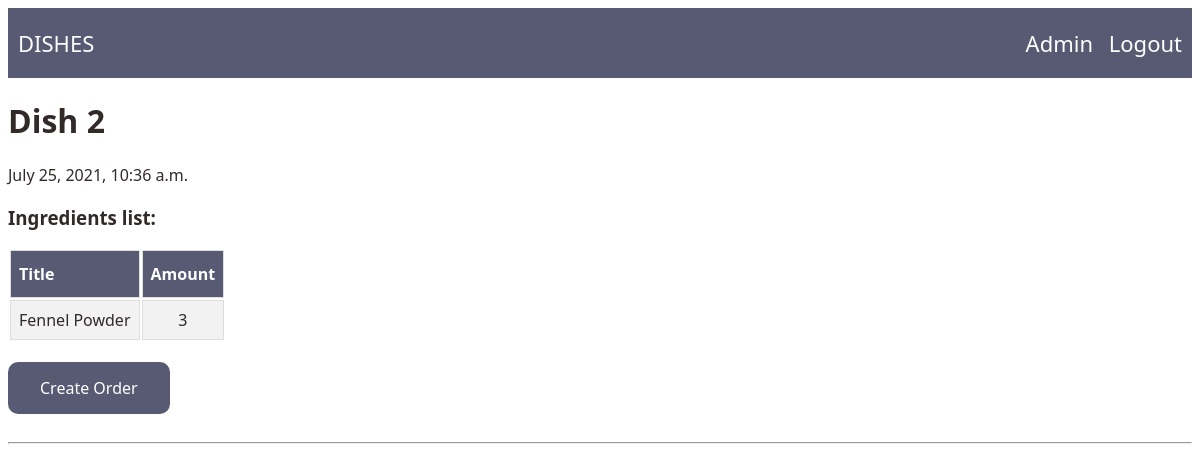
Before: /dishes-ordering/dish/2/ with the older database file.
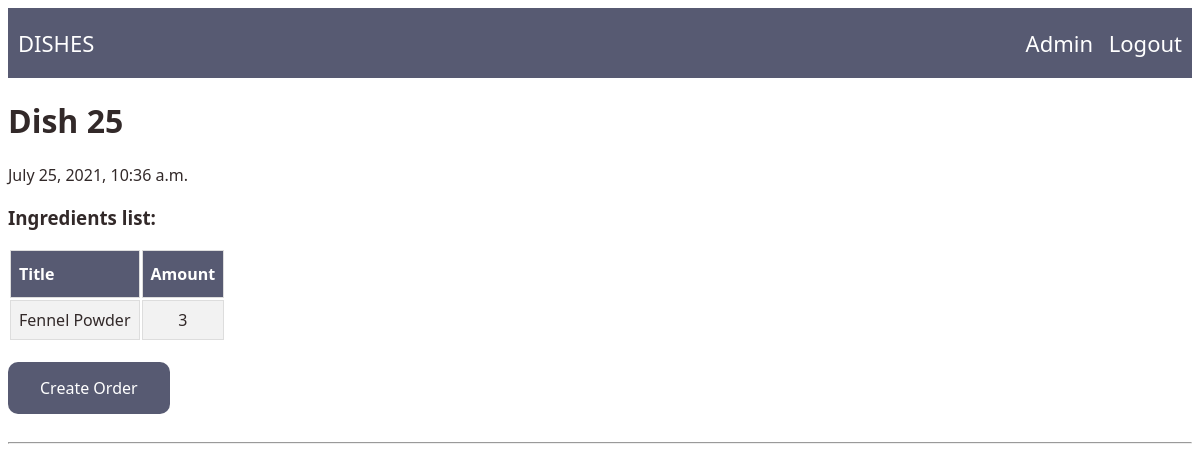
After: the same page with the newer database file.
### dishes/models.py (models this page shows, shortened)
class Dish(models.Model):
    name = models.CharField(max_length=100, unique=True)
    ingredients = models.ManyToManyField('Ingredient', through='DishIngredients')
    created_at = models.DateTimeField(auto_now_add=True)
    class Meta:
        ordering = ['-created_at']

### dishes/views.py (the view)
# urls.py: path('dish/<int:pk>/', views.DishSingleView.as_view(), name='single_dish'),
class DishSingleView(DetailView):
    model = Dish
    template_name = 'dish/single-dish.html'
    context_object_name = 'dish'

### dishes/templates/dish/single-dish.html
{% extends "base.html" %}
{% block content %}
<div class="navigation_menu">
    <div class="navigation_menu_left">
        <a href="/dishes-ordering/dishes" class="active">dishes</a>
    </div>
    <div class="navigation_menu_right">
        <span id="user_name">Admin</span>
        <a href="#">Logout</a>
    </div>
</div>
<div>
    <h1>{{dish.name}}</h1>
    <p>{{dish.created_at}}</p>
    <h3>Ingredients list:</h3>
    <table id="ingredients_table">
        <tr class="table_header">
            <th>Title</th>
            <th>Amount</th>
        </tr>
        {% for ingredient in dish.dish_ingredients.select_related %}
            <tr class="table_ingredient">
                <td>{{ingredient.ingredient.name}}</td>
                <td>{{ingredient.amount}}</td>
            </tr>
        {% endfor %}
    </table>
    <a id="create_order_btn" href="/dishes-ordering/create-order/{{dish.id}}">Create Order</a>
</div>
<hr>
{% endblock %}

Changed rows visible on the page:
changed Dish: name "Dish 2" → "Dish 25"
